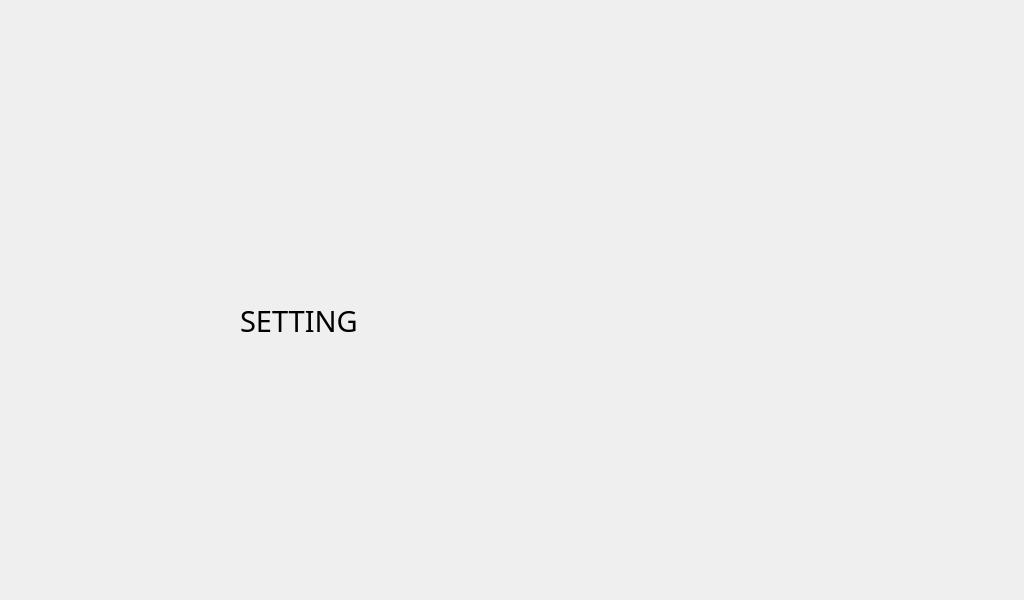
<?xml version="1.0" encoding="UTF-8"?>
<ui version="4.0">
 <class>Setting</class>
 <widget class="QWidget" name="Setting">
  <property name="geometry">
   <rect>
    <x>0</x>
    <y>0</y>
    <width>1024</width>
    <height>600</height>
   </rect>
  </property>
  <property name="windowTitle">
   <string>Form</string>
  </property>
  <widget class="QLabel" name="label">
   <property name="geometry">
    <rect>
     <x>240</x>
     <y>260</y>
     <width>271</width>
     <height>121</height>
    </rect>
   </property>
   <property name="font">
    <font>
     <family>Agency FB</family>
     <pointsize>22</pointsize>
    </font>
   </property>
   <property name="text">
    <string>SETTING</string>
   </property>
  </widget>
 </widget>
 <resources/>
 <connections/>
</ui>
